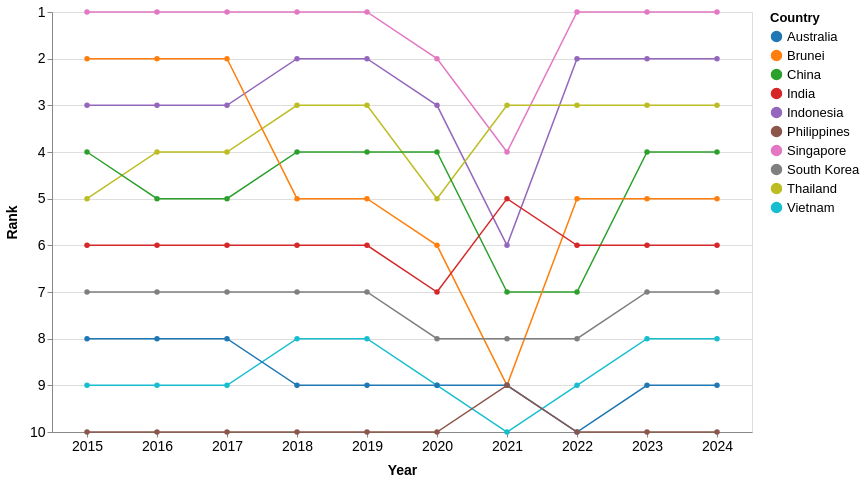

Source (Vega-Lite JSON):
### Vega-Lite specification from a JSON file in a GitHub repository (floating-point values rounded to 4 significant figures)
{"$schema": "https://vega.github.io/schema/vega-lite/v5.json", "width": 700, "height": 420, "data": {"values": [{"Country": "Singapore", "year": 2024, "Visitors": 4276007, "rank": 1}, {"Country": "Singapore", "year": 2023, "Visitors": 8308230, "rank": 1}, {"Country": "Singapore", "year": 2022, "Visitors": 5222991, "rank": 1}, {"Country": "Singapore", "year": 2021, "Visitors": 16308, "rank": 4}, {"Country": "Singapore", "year": 2020, "Visitors": 1545255, "rank": 2}, {"Country": "Singapore", "year": 2019, "Visitors": 10163882, "rank": 1}, {"Country": "Singapore", "year": 2018, "Visitors": 10615986, "rank": 1}, {"Country": "Singapore", "year": 2017, "Visitors": 12441713, "rank": 1}, {"Country": "Singapore", "year": 2016, "Visitors": 13272961, "rank": 1}, {"Country": "Singapore", "year": 2015, "Visitors": 12930754, "rank": 1}, {"Country": "Indonesia", "year": 2024, "Visitors": 1786630, "rank": 2}, {"Country": "Indonesia", "year": 2023, "Visitors": 3108165, "rank": 2}, {"Country": "Indonesia", "year": 2022, "Visitors": 1481739, "rank": 2}, {"Country": "Indonesia", "year": 2021, "Visitors": 11025, "rank": 6}, {"Country": "Indonesia", "year": 2020, "Visitors": 711723, "rank": 3}, {"Country": "Indonesia", "year": 2019, "Visitors": 3623277, "rank": 2}, {"Country": "Indonesia", "year": 2018, "Visitors": 3277689, "rank": 2}, {"Country": "Indonesia", "year": 2017, "Visitors": 2796570, "rank": 3}, {"Country": "Indonesia", "year": 2016, "Visitors": 3049964, "rank": 3}, {"Country": "Indonesia", "year": 2015, "Visitors": 2788033, "rank": 3}, {"Country": "Thailand", "year": 2024, "Visitors": 813783, "rank": 3}, {"Country": "Thailand", "year": 2023, "Visitors": 1551282, "rank": 3}, {"Country": "Thailand", "year": 2022, "Visitors": 715528, "rank": 3}, {"Country": "Thailand", "year": 2021, "Visitors": 59607, "rank": 3}, {"Country": "Thailand", "year": 2020, "Visitors": 394413, "rank": 5}, {"Country": "Thailand", "year": 2019, "Visitors": 1884306, "rank": 3}, {"Country": "Thailand", "year": 2018, "Visitors": 1914692, "rank": 3}, {"Country": "Thailand", "year": 2017, "Visitors": 1836522, "rank": 4}, {"Country": "Thailand", "year": 2016, "Visitors": 1780800, "rank": 4}, {"Country": "Thailand", "year": 2015, "Visitors": 1343569, "rank": 5}, {"Country": "China", "year": 2024, "Visitors": 1449711, "rank": 4}, {"Country": "China", "year": 2023, "Visitors": 1474114, "rank": 4}, {"Country": "China", "year": 2022, "Visitors": 211363, "rank": 7}, {"Country": "China", "year": 2021, "Visitors": 7701, "rank": 7}, {"Country": "China", "year": 2020, "Visitors": 405149, "rank": 4}, {"Country": "China", "year": 2019, "Visitors": 3114257, "rank": 4}, {"Country": "China", "year": 2018, "Visitors": 2944133, "rank": 4}, {"Country": "China", "year": 2017, "Visitors": 2281666, "rank": 5}, {"Country": "China", "year": 2016, "Visitors": 2124942, "rank": 5}, {"Country": "China", "year": 2015, "Visitors": 1677163, "rank": 4}, {"Country": "Brunei", "year": 2024, "Visitors": 565999, "rank": 5}, {"Country": "Brunei", "year": 2023, "Visitors": 811833, "rank": 5}, {"Country": "Brunei", "year": 2022, "Visitors": 301757, "rank": 5}, {"Country": "Brunei", "year": 2021, "Visitors": 773, "rank": 9}, {"Country": "Brunei", "year": 2020, "Visitors": 136020, "rank": 6}, {"Country": "Brunei", "year": 2019, "Visitors": 1216123, "rank": 5}, {"Country": "Brunei", "year": 2018, "Visitors": 1382031, "rank": 5}, {"Country": "Brunei", "year": 2017, "Visitors": 1660506, "rank": 2}, {"Country": "Brunei", "year": 2016, "Visitors": 1391016, "rank": 2}, {"Country": "Brunei", "year": 2015, "Visitors": 1133555, "rank": 2}, {"Country": "India", "year": 2024, "Visitors": 537493, "rank": 6}, {"Country": "India", "year": 2023, "Visitors": 671846, "rank": 6}, {"Country": "India", "year": 2022, "Visitors": 324548, "rank": 6}, {"Country": "India", "year": 2021, "Visitors": 3916, "rank": 5}, {"Country": "India", "year": 2020, "Visitors": 155883, "rank": 7}, {"Country": "India", "year": 2019, "Visitors": 735309, "rank": 6}, {"Country": "India", "year": 2018, "Visitors": 600311, "rank": 6}, {"Country": "India", "year": 2017, "Visitors": 552739, "rank": 6}, {"Country": "India", "year": 2016, "Visitors": 638578, "rank": 6}, {"Country": "India", "year": 2015, "Visitors": 722141, "rank": 6}, {"Country": "South Korea", "year": 2024, "Visitors": 232711, "rank": 7}, {"Country": "South Korea", "year": 2023, "Visitors": 400853, "rank": 7}, {"Country": "South Korea", "year": 2022, "Visitors": 146384, "rank": 8}, {"Country": "South Korea", "year": 2021, "Visitors": 3028, "rank": 8}, {"Country": "South Korea", "year": 2020, "Visitors": 119750, "rank": 8}, {"Country": "South Korea", "year": 2019, "Visitors": 673065, "rank": 7}, {"Country": "South Korea", "year": 2018, "Visitors": 616783, "rank": 7}, {"Country": "South Korea", "year": 2017, "Visitors": 484528, "rank": 7}, {"Country": "South Korea", "year": 2016, "Visitors": 444439, "rank": 7}, {"Country": "South Korea", "year": 2015, "Visitors": 421161, "rank": 7}, {"Country": "Vietnam", "year": 2024, "Visitors": 137344, "rank": 8}, {"Country": "Vietnam", "year": 2023, "Visitors": 286083, "rank": 8}, {"Country": "Vietnam", "year": 2022, "Visitors": 123931, "rank": 9}, {"Country": "Vietnam", "year": 2021, "Visitors": 14136, "rank": 10}, {"Country": "Vietnam", "year": 2020, "Visitors": 71622, "rank": 9}, {"Country": "Vietnam", "year": 2019, "Visitors": 892716, "rank": 8}, {"Country": "Vietnam", "year": 2018, "Visitors": 786327, "rank": 8}, {"Country": "Vietnam", "year": 2017, "Visitors": 638135, "rank": 9}, {"Country": "Vietnam", "year": 2016, "Visitors": 703737, "rank": 9}, {"Country": "Vietnam", "year": 2015, "Visitors": 646891, "rank": 9}, {"Country": "Australia", "year": 2024, "Visitors": 159318, "rank": 9}, {"Country": "Australia", "year": 2023, "Visitors": 276477, "rank": 9}, {"Country": "Australia", "year": 2022, "Visitors": 118598, "rank": 10}, {"Country": "Australia", "year": 2021, "Visitors": 33451, "rank": 9}, {"Country": "Australia", "year": 2020, "Visitors": 195146, "rank": 9}, {"Country": "Australia", "year": 2019, "Visitors": 1282782, "rank": 9}, {"Country": "Australia", "year": 2018, "Visitors": 1034871, "rank": 9}, {"Country": "Australia", "year": 2017, "Visitors": 899202, "rank": 8}, {"Country": "Australia", "year": 2016, "Visitors": 737115, "rank": 8}, {"Country": "Australia", "year": 2015, "Visitors": 714047, "rank": 8}, {"Country": "Philippines", "year": 2024, "Visitors": 60100, "rank": 10}, {"Country": "Philippines", "year": 2023, "Visitors": 137781, "rank": 10}, {"Country": "Philippines", "year": 2022, "Visitors": 86462, "rank": 10}, {"Country": "Philippines", "year": 2021, "Visitors": 10229, "rank": 9}, {"Country": "Philippines", "year": 2020, "Visitors": 53889, "rank": 10}, {"Country": "Philippines", "year": 2019, "Visitors": 1114257, "rank": 10}, {"Country": "Philippines", "year": 2018, "Visitors": 1167375, "rank": 10}, {"Country": "Philippines", "year": 2017, "Visitors": 1066461, "rank": 10}, {"Country": "Philippines", "year": 2016, "Visitors": 1029488, "rank": 10}, {"Country": "Philippines", "year": 2015, "Visitors": 957408, "rank": 10}]}, "mark": {"type": "line", "point": true, "tooltip": true, "strokeWidth": 1.5}, "encoding": {"x": {"field": "year", "type": "ordinal", "title": "Year", "axis": {"labelOverlap": "parity", "labelAngle": 0}}, "y": {"field": "rank", "type": "quantitative", "title": "Rank", "scale": {"domain": [10, 1], "nice": true}, "axis": {"reverse": true}}, "color": {"field": "Country", "type": "nominal", "scale": {"scheme": "category10"}}, "tooltip": [{"field": "Country", "type": "nominal", "title": "Country"}, {"field": "year", "type": "ordinal", "title": "Year"}, {"field": "rank", "type": "quantitative", "title": "Rank"}, {"field": "Visitors", "type": "quantitative", "title": "Visitors", "format": ","}]}, "config": {"axis": {"labelFontSize": 14, "titleFontSize": 14, "titlePadding": 10}, "legend": {"labelFontSize": 13, "titleFontSize": 13, "labelPadding": 10}}}
